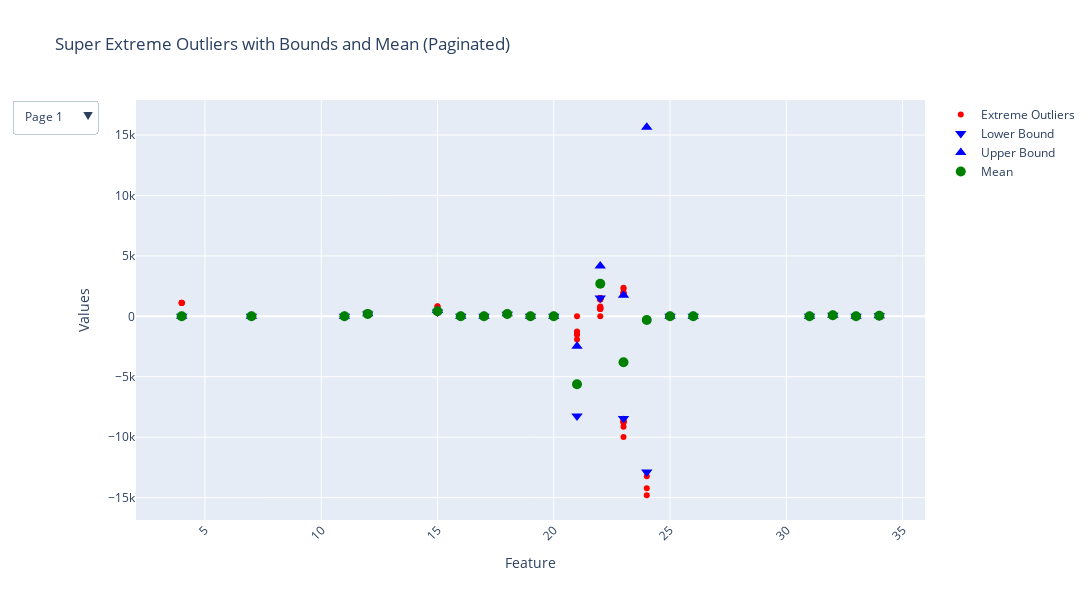

The notebook cell saved with this chart:
### Code cell
import plotly.graph_objects as go
import numpy as np

# Sort features alphabetically
super_extreme_df = super_extreme_df.sort_values(by='feature').reset_index(drop=True)
features = super_extreme_df['feature'].tolist()

num_features = len(features)
page_size = 20
num_pages = int(np.ceil(num_features / page_size))

# Create a trace for each feature (but keep them hidden initially)
traces = []
for idx, row in super_extreme_df.iterrows():
    col = row['feature']
    extreme_values = df[col][(df[col] < row['lower_bound']) | (df[col] > row['upper_bound'])]
    mean_val = df[col].mean()

    # Extreme outliers
    traces.append(go.Scatter(
        x=[col]*len(extreme_values),
        y=extreme_values,
        mode='markers',
        marker=dict(color='red', size=6),
        name='Extreme Outliers',
        hovertemplate=f"Feature: {col}<br>Total extreme: {row['total_extreme']}",
        visible=False
    ))

    # Lower bound
    traces.append(go.Scatter(
        x=[col],
        y=[row['lower_bound']],
        mode='markers',
        marker=dict(color='blue', symbol='triangle-down', size=10),
        name='Lower Bound',
        hovertemplate=f"Feature: {col}<br>Lower Bound: {row['lower_bound']}",
        visible=False
    ))

    # Upper bound
    traces.append(go.Scatter(
        x=[col],
        y=[row['upper_bound']],
        mode='markers',
        marker=dict(color='blue', symbol='triangle-up', size=10),
        name='Upper Bound',
        hovertemplate=f"Feature: {col}<br>Upper Bound: {row['upper_bound']}",
        visible=False
    ))

    # Mean
    traces.append(go.Scatter(
        x=[col],
        y=[mean_val],
        mode='markers',
        marker=dict(color='green', symbol='circle', size=10),
        name='Mean',
        hovertemplate=f"Feature: {col}<br>Mean: {mean_val}",
        visible=False
    ))

# Set initial visible traces (first page)
for i in range(min(page_size*4, len(traces))):
    traces[i].visible = True
    
# Ensure legend items appear only once
for trace_type in ['Extreme Outliers', 'Lower Bound', 'Upper Bound', 'Mean']:
    first_shown = False
    for t in traces:
        if t.name == trace_type:
            if not first_shown:
                t.showlegend = True
                first_shown = True
            else:
                t.showlegend = False

# Create buttons for pages
buttons = []
for p in range(num_pages):
    start = p * page_size * 4
    end = start + page_size * 4
    visible = [False] * len(traces)
    for i in range(start, min(end, len(traces))):
        visible[i] = True
    buttons.append(dict(
        label=f"Page {p+1}",
        method="update",
        args=[{"visible": visible}]
    ))

# Create figure
fig = go.Figure(data=traces)

fig.update_layout(
    title="Super Extreme Outliers with Bounds and Mean (Paginated)",
    xaxis_title="Feature",
    yaxis_title="Values",
    xaxis=dict(tickangle=-45),
    height=600,
    width=1200,
    updatemenus=[dict(type="dropdown", showactive=True, buttons=buttons)]
)

fig.show()
